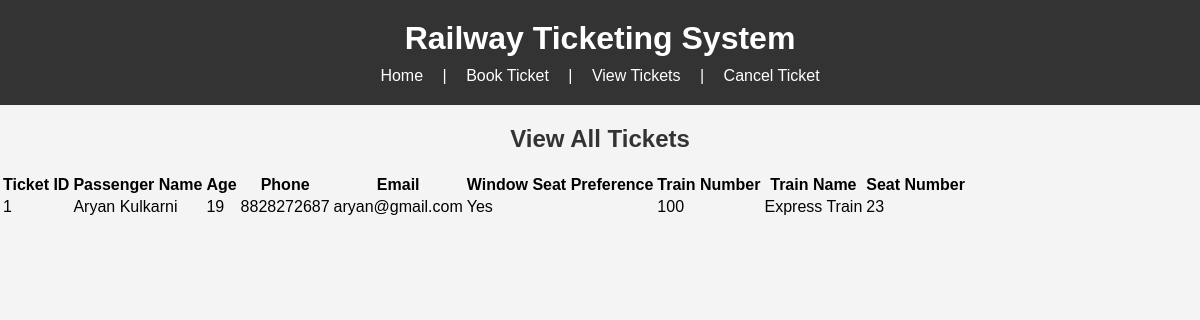
/view_tickets, run on an earlier commit of the app's database.
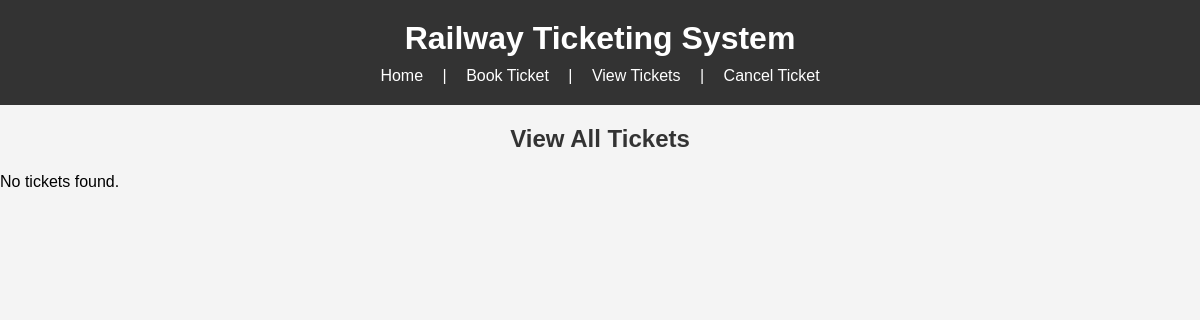
And on a later commit of the database.
### tables this page shows
CREATE TABLE ticket_booking (
            id INTEGER PRIMARY KEY AUTOINCREMENT,
            user_id INTEGER NOT NULL,
            train_id INTEGER NOT NULL,
            seat_no TEXT NOT NULL,
            FOREIGN KEY (user_id) REFERENCES users(id),
            FOREIGN KEY (train_id) REFERENCES train_info(id)
        );

CREATE TABLE users (
            id INTEGER PRIMARY KEY AUTOINCREMENT,
            name TEXT NOT NULL,
            age INTEGER NOT NULL,
            phone TEXT NOT NULL,
            email TEXT NOT NULL,
            window_seat_preference BOOLEAN NOT NULL
        );

CREATE TABLE train_info (
            id INTEGER PRIMARY KEY AUTOINCREMENT,
            train_no TEXT NOT NULL,
            train_name TEXT NOT NULL,
            source TEXT NOT NULL,
            destination TEXT NOT NULL,
            departure_time TEXT NOT NULL,
            arrival_time TEXT NOT NULL
        );

### app.py (the view)
@app.route('/view_tickets')
def view_tickets():
    conn = sqlite3.connect('railway.db')
    cursor = conn.cursor()
    cursor.execute('''
        SELECT ticket_booking.id, users.name, users.age, users.phone, users.email, users.window_seat_preference,
               train_info.train_no, train_info.train_name, ticket_booking.seat_no
        FROM ticket_booking
        JOIN users ON ticket_booking.user_id = users.id
        JOIN train_info ON ticket_booking.train_id = train_info.id
    ''')
    tickets = cursor.fetchall()
    print(f"Retrieved tickets: {tickets}")
    conn.close()
    return render_template('view_tickets.html', tickets=tickets)

### templates/view_tickets.html
{% extends 'base.html' %}
{% block content %}
    <h2>View All Tickets</h2>
    {% if tickets %}
        <table>
            <thead>
                <tr>
                    <th>Ticket ID</th>
                    <th>Passenger Name</th>
                    <th>Age</th>
                    <th>Phone</th>
                    <th>Email</th>
                    <th>Window Seat Preference</th>
                    <th>Train Number</th>
                    <th>Train Name</th>
                    <th>Seat Number</th>
                </tr>
            </thead>
            <tbody>
                {% for ticket in tickets %}
                    <tr>
                        <td>{{ ticket[0] }}</td>
                        <td>{{ ticket[1] }}</td>
                        <td>{{ ticket[2] }}</td>
                        <td>{{ ticket[3] }}</td>
                        <td>{{ ticket[4] }}</td>
                        <td>{{ 'Yes' if ticket[5] else 'No' }}</td>
                        <td>{{ ticket[6] }}</td>
                        <td>{{ ticket[7] }}</td>
                        <td>{{ ticket[8] }}</td>
                    </tr>
                {% endfor %}
            </tbody>
        </table>
    {% else %}
        <p>No tickets found.</p>
    {% endif %}
{% endblock %}

### templates/base.html (shortened to what this page needs)
<!DOCTYPE html>
<html lang="en">
<head>
    <link rel="stylesheet" href="/static/css/style.css">
</head>
<body>
    <header>
        <h1>Railway Ticketing System</h1>
        <nav>
            <a href="{{ url_for('index') }}">Home</a> |
            <a href="{{ url_for('book_ticket') }}">Book Ticket</a> |
            <a href="{{ url_for('view_tickets') }}">View Tickets</a> |
            <a href="{{ url_for('cancel_ticket') }}">Cancel Ticket</a>
        </nav>
    </header>
    {% block content %}
    {% endblock %}
</body>
</html>

### static/css/style.css (style rules this page uses)
body { font-family: Arial, sans-serif; background-color: #f4f4f4; margin: 0; padding: 0; }
header { background-color: #333; color: white; padding: 20px 0; text-align: center; }
header h1 { margin: 0; font-size: 2em; }
nav { margin-top: 10px; }
nav a { color: white; text-decoration: none; margin: 0 15px; font-size: 16px; }
h2 { text-align: center; color: #333; }

What changed in the data, as far as the page shows it:
removed ticket_booking: id "1", name "Aryan Kulkarni", age "19", phone "8828272687", email "aryan@gmail.com", train_no "100", train_name "Express Train", seat_no "23"
no longer on this page (row unchanged): users: window_seat_preference "Yes"
Also different on the page:
text no longer shown: "Ticket ID Passenger Name Age Phone Email Window Seat Preference Train Number Train Name Seat Number"
text now shown: "No tickets found."
